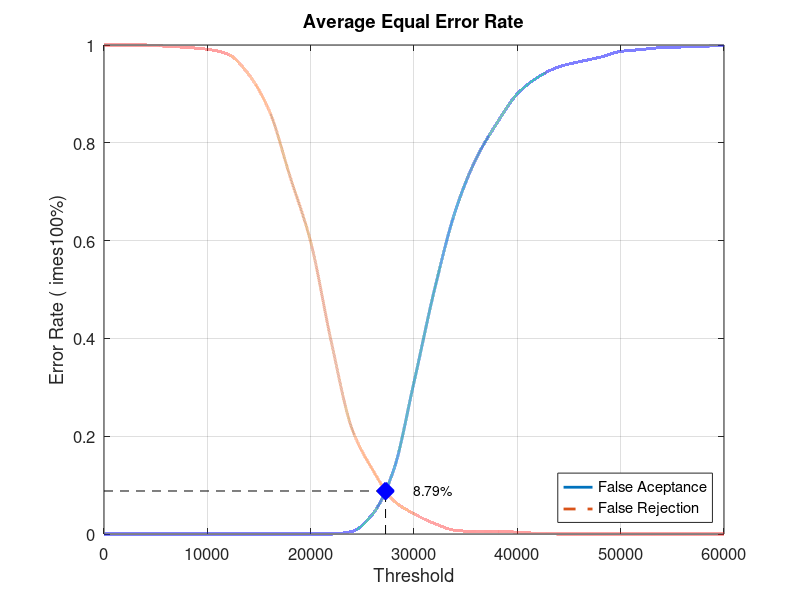
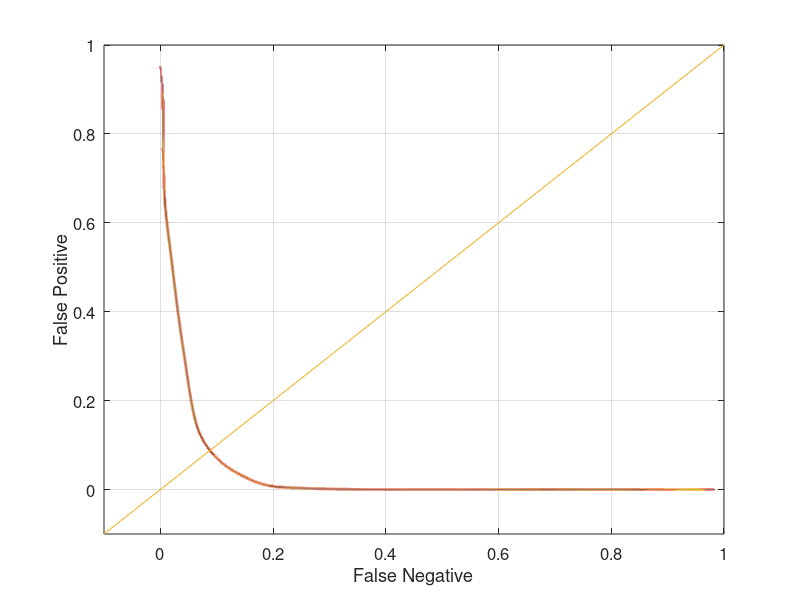

These figures' MATLAB source, in order:
close all;
clear;
clc;
x = 0:2000:60000;
xq = 0:0.5:60000;

y0 = [0 0 0 0 0 0 0 0 0 0 0 0 0.00526316 0.0407895 0.128947 0.310526 0.501316 0.660526 0.767105 0.839474 0.9 0.934211 0.955263 0.965789 0.975 0.986842 0.990789 0.994737 0.996053 0.997368 1]
yy0 = interp1(x, y0, xq, 'pchip');
y1 = [1 1 1 0.9975 0.995 0.99125 0.98125 0.94 0.865 0.73125 0.5975 0.3925 0.215 0.13125 0.06875 0.04125 0.02125 0.0075 0.005 0.005 0.00375 0.00125 0 0 0 0 0 0 0 0 0]
yy1 = interp1(x, y1, xq, 'pchip');

% Calculating EER: 
y2 = abs(y0 - y1);
find(y2 == min(y2))
yy2 = abs(yy0 - yy1);
xEER = find(yy2 == min(yy2));
xEERIndex = xq(xEER) % X-axis EER
yEER = yy0(xEER) % Y-axis EER

main = figure
plot(xq, yy0,'-','LineWidth', 2);	hold on
plot(xq, yy1,'--','LineWidth', 2);	hold on
plot([xEERIndex xEERIndex], [0 yEER], 'k--');	hold on
plot([0 xEERIndex], [yEER yEER], 'k--');	hold on
plot(xEERIndex, yEER, 'bx', 'LineWidth', 10);	hold on
text(xEERIndex + 10 * xEERIndex / 100, yEER, [num2str(round((10000 * yEER)) / 100) '%'])
legend('False Aceptance', 'False Rejection', 'Location', 'SouthEast')
xlabel('Threshold')
ylabel('Error Rate (	imes100%)')
title('Average Equal Error Rate')
set(gca, 'FontSize', 12)
axis([0 60000 0 1])
grid on

print(main, 'Experiment4AverageMain', '-dpng');
FNRxFPR = figure('Color', [1 1 1]);
plot(yy1, yy0, '-', yy1, yy0, 'LineWidth', 2);
hold on
y = -0.1:0.1:1
plot(y, y); 
set(gca, 'FontSize', 12)
xlabel('False Negative')
ylabel('False Positive')
axis([-0.1 1 -0.1 1])
set(gca, 'FontSize', 12)
grid on

print(FNRxFPR, 'Experiment4AverageFNRxFPR','-dpng');
